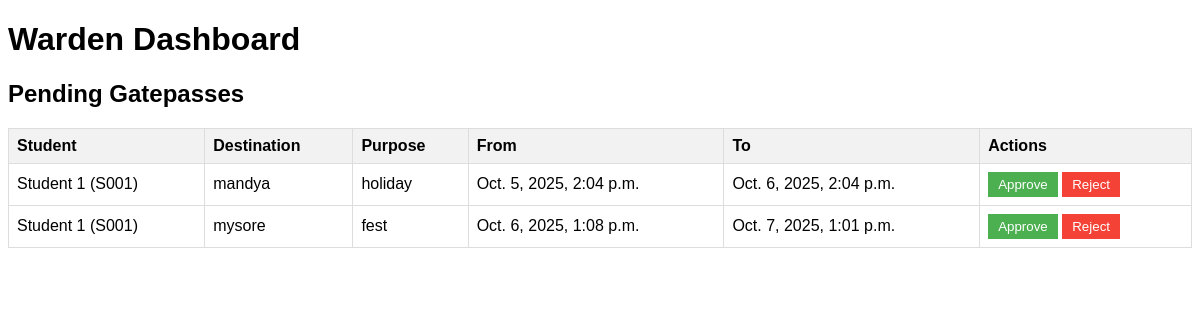
Page /warden/dashboard/ on the committed database.
### gatepass/models.py (models this page shows, shortened)
class Gatepass(models.Model):
    STATUS_CHOICES = [
        ("PENDING_PARENT", "Pending Parent Approval"),
        ("PENDING_WARDEN", "Pending Warden Approval"),
        ("APPROVED", "Approved"),
        ("REJECTED", "Rejected"),
        ("EXPIRED", "Expired"),
    ]
    id = models.UUIDField(primary_key=True, default=uuid.uuid4, editable=False)
    student = models.ForeignKey(Student, on_delete=models.CASCADE, related_name="gatepasses")
    purpose = models.CharField(max_length=255)
    destination = models.CharField(max_length=255)
    from_time = models.DateTimeField()
    to_time = models.DateTimeField()
    status = models.CharField(max_length=20, choices=STATUS_CHOICES, default="PENDING_PARENT")
    created_at = models.DateTimeField(auto_now_add=True)
    request_expires_at = models.DateTimeField(null=True, blank=True)
    actual_exit_time = models.DateTimeField(null=True, blank=True)
    actual_entry_time = models.DateTimeField(null=True, blank=True)
    audit = models.JSONField(default=list, blank=True)

class Student(models.Model):
    profile = models.OneToOneField(Profile, on_delete=models.CASCADE, null=True)
    roll_no = models.CharField(max_length=50, unique=True)
    parents = models.ManyToManyField("Parent", related_name="children")
    def __str__(self):
        if self.profile and self.profile.user:
            return f"{self.profile.user.get_full_name() or self.profile.user.username} ({self.roll_no})"
        return f"Student ({self.roll_no})"

class Profile(models.Model):
    USER_TYPE_CHOICES = [
        ("STUDENT", "Student"),
        ("PARENT", "Parent"),
        ("WARDEN", "Warden"),
        ("SECURITY", "Security"),
    ]
    user = models.OneToOneField(User, on_delete=models.CASCADE)
    user_type = models.CharField(max_length=10, choices=USER_TYPE_CHOICES)

### gatepass/views.py (the view)
# urls.py: path('warden/dashboard/', WardenDashboardView.as_view(), name='warden-dashboard'),
class WardenDashboardView(View):
    def get(self, request):
        pending_gatepasses = Gatepass.objects.filter(status='PENDING_WARDEN').order_by('-created_at')
        return render(request, 'warden_dashboard.html', {'gatepasses': pending_gatepasses})

### gatepass/context_processors.py (called while the page is built, shortened)
def user_role(request):
    return {
        'user_role': None,
        'is_warden': False,
        'is_security': False,
        'is_student': False
    }

### gatepass/templates/warden_dashboard.html (shortened to what this page needs)
<!DOCTYPE html>
<html lang="en">
<head>
</head>
<body>
    <h1>Warden Dashboard</h1>
    <h2>Pending Gatepasses</h2>
    <table>
        <thead>
            <tr>
                <th>Student</th>
                <th>Destination</th>
                <th>Purpose</th>
                <th>From</th>
                <th>To</th>
                <th>Actions</th>
            </tr>
        </thead>
        <tbody>
            {% for gatepass in gatepasses %}
            <tr>
                <td>{{ gatepass.student }}</td>
                <td>{{ gatepass.destination }}</td>
                <td>{{ gatepass.purpose }}</td>
                <td>{{ gatepass.from_time }}</td>
                <td>{{ gatepass.to_time }}</td>
                <td>
                    <form action="{% url 'warden-gatepass-action' gatepass.id 'approve' %}" method="post" style="display: inline;">
                        <button type="submit" class="approve-btn">Approve</button>
                    </form>
                    <form action="{% url 'warden-gatepass-action' gatepass.id 'reject' %}" method="post" style="display: inline;">
                        <button type="submit" class="reject-btn">Reject</button>
                    </form>
                </td>
            </tr>
            {% endfor %}
        </tbody>
    </table>
</body>
</html>

### gatepass/templates/warden_dashboard.html (style rules this page uses)
body { font-family: sans-serif; }
table { width: 100%; border-collapse: collapse; }
th, td { border: 1px solid #ddd; padding: 8px; text-align: left; }
th { background-color: #f2f2f2; }
.approve-btn, .reject-btn { padding: 5px 10px; color: white; border: none; cursor: pointer; }
.approve-btn { background-color: #4CAF50; }
.reject-btn { background-color: #f44336; }

### rows in the picture
Gatepass: student "Student 1 (S001)", destination "mandya", purpose "holiday", from_time "Oct. 5, 2025, 2:04 p.m.", to_time "Oct. 6, 2025, 2:04 p.m."
Gatepass: student "Student 1 (S001)", destination "mysore", purpose "fest", from_time "Oct. 6, 2025, 1:08 p.m.", to_time "Oct. 7, 2025, 1:01 p.m."
